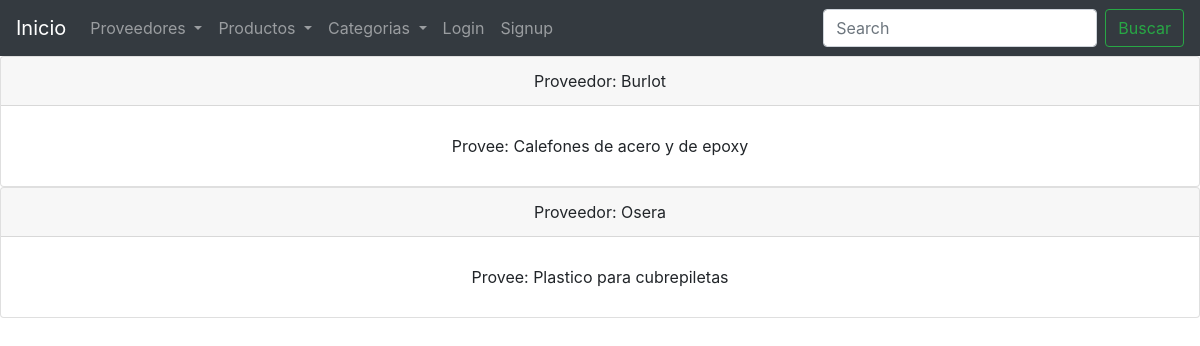
Page /productos/ver-proveedores/ on the committed database.
### Products/models.py (models this page shows, shortened)
class providers(models.Model):
    name = models.CharField(max_length=50)
    provides = models.CharField(max_length=50)

### Products/views.py (the view)
# urls.py: path('ver-proveedores/', list_providers, name = "Ver proveedores"),
def list_providers(request):
    if 'search' in request.GET:
        search = request.GET['search']
        all_providers = providers.objects.filter(name__icontains = search)
    else:
        all_providers = providers.objects.all()
    context = {
        'providers': all_providers,
    }
    return render(request, "list_providers.html", context=context)

### Templates/list_providers.html (shortened to what this page needs)
{% extends "base.html" %}
{% block navbar %}
    <form class="form-inline my-2 my-lg-0" action="/productos/ver-proveedores/" method="GET">
        <input class="form-control mr-sm-2" type="search" placeholder="Search" aria-label="Search" name="search">
        <button class="btn btn-outline-success my-2 my-sm-0" type="submit">Buscar</button>
    </form>
{% endblock %}
{% block content %}
    {% for provider in providers %}
    <div class="card">
        <ul class="list-group list-group-flush">
            <div class="card-header" style="text-align: center;">
                Proveedor: {{provider.name}}
            </div>
            <li class="list-group-item mb-3 mt-3" style="text-align: center;">Provee: {{provider.provides}} </li>
        </ul>
    </div>
    {% endfor %}
{% endblock content %}

### rows in the picture
providers: name "Burlot", provides "Calefones de acero y de epoxy"
providers: name "Osera", provides "Plastico para cubrepiletas"
